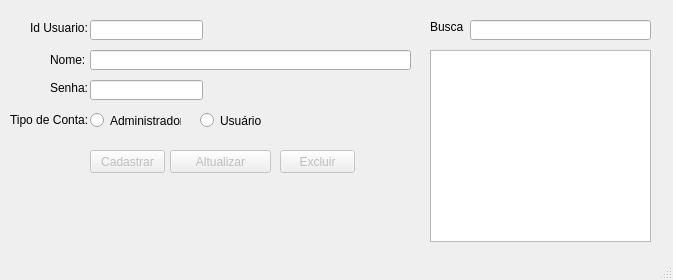
<?xml version="1.0" encoding="UTF-8"?>
<ui version="4.0">
 <class>MainWindow</class>
 <widget class="QMainWindow" name="MainWindow">
  <property name="geometry">
   <rect>
    <x>0</x>
    <y>0</y>
    <width>673</width>
    <height>280</height>
   </rect>
  </property>
  <property name="windowTitle">
   <string>Cadastro de Usuário</string>
  </property>
  <widget class="QWidget" name="centralwidget">
   <widget class="QLabel" name="label">
    <property name="geometry">
     <rect>
      <x>30</x>
      <y>20</y>
      <width>61</width>
      <height>16</height>
     </rect>
    </property>
    <property name="text">
     <string>Id Usuario:</string>
    </property>
   </widget>
   <widget class="QLabel" name="label_2">
    <property name="geometry">
     <rect>
      <x>50</x>
      <y>50</y>
      <width>41</width>
      <height>20</height>
     </rect>
    </property>
    <property name="text">
     <string>Nome:</string>
    </property>
   </widget>
   <widget class="QLabel" name="label_3">
    <property name="geometry">
     <rect>
      <x>50</x>
      <y>80</y>
      <width>41</width>
      <height>16</height>
     </rect>
    </property>
    <property name="text">
     <string>Senha:</string>
    </property>
   </widget>
   <widget class="QLabel" name="label_4">
    <property name="geometry">
     <rect>
      <x>10</x>
      <y>110</y>
      <width>81</width>
      <height>20</height>
     </rect>
    </property>
    <property name="text">
     <string>Tipo de Conta:</string>
    </property>
   </widget>
   <widget class="QLineEdit" name="leIdUsuario">
    <property name="geometry">
     <rect>
      <x>90</x>
      <y>20</y>
      <width>113</width>
      <height>20</height>
     </rect>
    </property>
   </widget>
   <widget class="QLineEdit" name="leNome">
    <property name="geometry">
     <rect>
      <x>90</x>
      <y>50</y>
      <width>321</width>
      <height>20</height>
     </rect>
    </property>
   </widget>
   <widget class="QLineEdit" name="leSenha">
    <property name="geometry">
     <rect>
      <x>90</x>
      <y>80</y>
      <width>113</width>
      <height>20</height>
     </rect>
    </property>
   </widget>
   <widget class="QPushButton" name="pbCadastrar">
    <property name="enabled">
     <bool>false</bool>
    </property>
    <property name="geometry">
     <rect>
      <x>90</x>
      <y>150</y>
      <width>75</width>
      <height>23</height>
     </rect>
    </property>
    <property name="text">
     <string>Cadastrar</string>
    </property>
   </widget>
   <widget class="QPushButton" name="pbAtualizar">
    <property name="enabled">
     <bool>false</bool>
    </property>
    <property name="geometry">
     <rect>
      <x>170</x>
      <y>150</y>
      <width>101</width>
      <height>23</height>
     </rect>
    </property>
    <property name="text">
     <string>Altualizar</string>
    </property>
   </widget>
   <widget class="QPushButton" name="pbExcluir">
    <property name="enabled">
     <bool>false</bool>
    </property>
    <property name="geometry">
     <rect>
      <x>280</x>
      <y>150</y>
      <width>75</width>
      <height>23</height>
     </rect>
    </property>
    <property name="text">
     <string>Excluir</string>
    </property>
   </widget>
   <widget class="QLabel" name="label_6">
    <property name="geometry">
     <rect>
      <x>430</x>
      <y>20</y>
      <width>47</width>
      <height>14</height>
     </rect>
    </property>
    <property name="text">
     <string>Busca</string>
    </property>
   </widget>
   <widget class="QLineEdit" name="leBusca">
    <property name="geometry">
     <rect>
      <x>470</x>
      <y>20</y>
      <width>181</width>
      <height>20</height>
     </rect>
    </property>
   </widget>
   <widget class="QListView" name="lvUsuarioList">
    <property name="geometry">
     <rect>
      <x>430</x>
      <y>50</y>
      <width>221</width>
      <height>192</height>
     </rect>
    </property>
   </widget>
   <widget class="QRadioButton" name="checkAdm">
    <property name="geometry">
     <rect>
      <x>90</x>
      <y>110</y>
      <width>91</width>
      <height>21</height>
     </rect>
    </property>
    <property name="text">
     <string>Administrador</string>
    </property>
   </widget>
   <widget class="QRadioButton" name="checkUser">
    <property name="geometry">
     <rect>
      <x>200</x>
      <y>110</y>
      <width>91</width>
      <height>21</height>
     </rect>
    </property>
    <property name="text">
     <string>Usuário</string>
    </property>
   </widget>
  </widget>
  <widget class="QMenuBar" name="menubar">
   <property name="geometry">
    <rect>
     <x>0</x>
     <y>0</y>
     <width>673</width>
     <height>21</height>
    </rect>
   </property>
  </widget>
  <widget class="QStatusBar" name="statusbar"/>
 </widget>
 <resources/>
 <connections/>
</ui>
